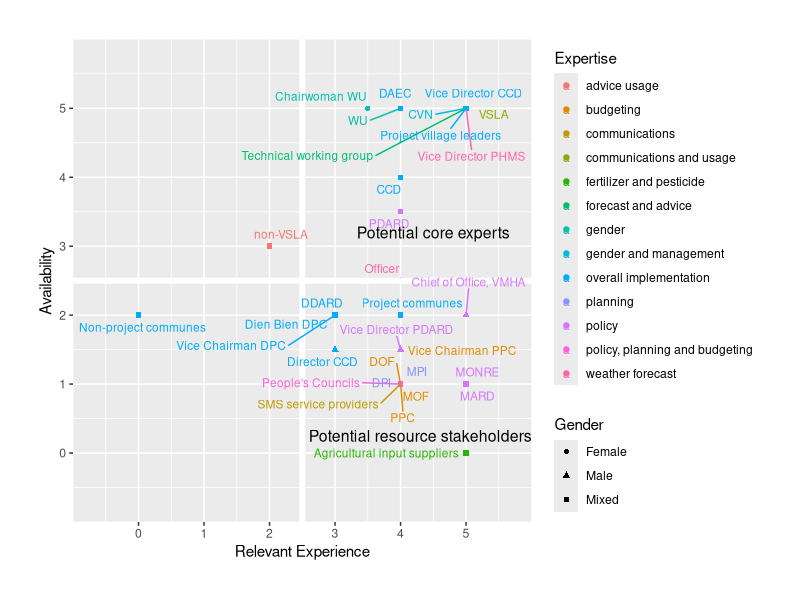
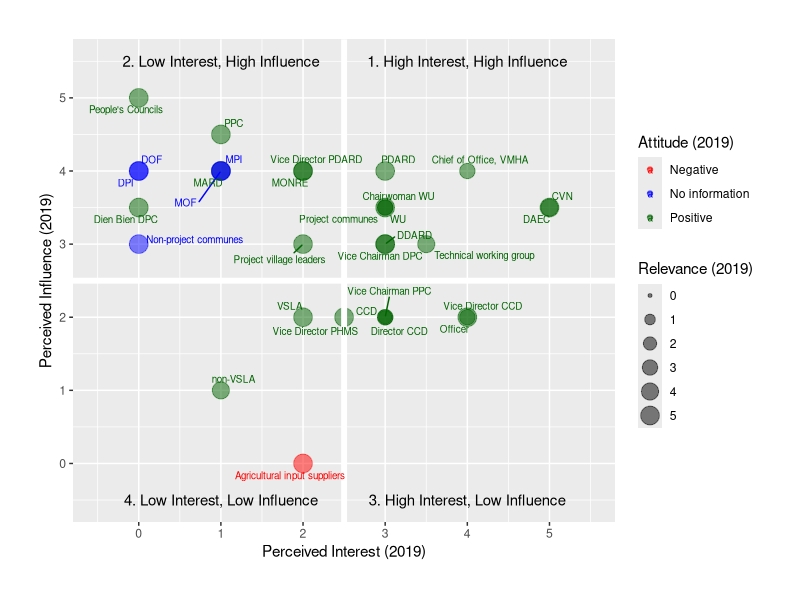
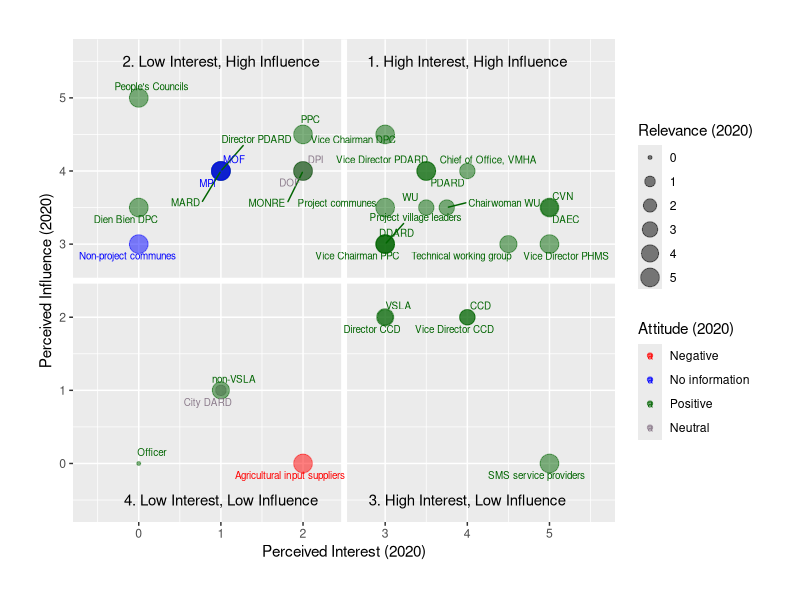

Recreate these plots in R, in order.
#install.packages("ggrepel")
#install.packages("viridis")
#install.packages("magrittr")
library(magrittr)
library(dplyr)
library(viridis)
library(ggplot2)
library(ggrepel)
library(ggthemes)
library(cowplot)
#Call data for stakeholders' expertise, willingness and potential contribution 
#in the decision analysis#

stakeholder<-read.csv("stakeholder.csv")

#1. Plot stakeholder attributes: experience, availability, gender and expertise to identify experts ####

expertplot<-ggplot(data = stakeholder, aes(x=Experience, y=Availability, label =stakeholders, color=Expertise))+ 
  geom_point(aes(shape=Gender))+
  xlab("Relevant Experience")+
 #label names of stakeholder and expand space to show full names
  scale_x_continuous(labels = paste(seq(0, 5, by = 1)), 
                     breaks = seq(0,5, by = 1), 
                     limits = c(0, 5),
                     expand = c(0,1))+
  scale_y_continuous(labels = paste(seq(0, 5, by = 1)), 
                     breaks = seq(0,5, by = 1), 
                     limits = c(0, 5),
                     expand = c(0,1))+
  theme(plot.margin = unit(c(1,1,1,1), "cm"))+
# Create line to categorize stakeholders
  geom_hline(yintercept=2.5, color="white", size=2)+
  geom_vline(xintercept=2.5, color="white", size=2)+
# Show all names of overlapped values
# https://ggrepel.slowkow.com/articles/examples.html
  geom_text_repel(box.padding = 0.3, max.overlaps = Inf, size=3)+
  annotate("text", label = "Potential core experts",
    x = 4.5, y = 3.2, size = 4, colour = "black")+
  annotate("text", label = "Potential resource stakeholders",
           x = 4.3, y = 0.25, size = 4, colour = "black")
 ggsave("Figures/FIG3.TIF.Expert.Print_with_color.tiff", dpi=400, height=7, width = 8)
 
 #2. Stakeholder power and interest analysis in 2019 ####
 stakeholder<-read.csv("stakeholder.csv")
 Stakeholder_analysis_2019<-ggplot(data = stakeholder, aes(x=Interest_2019, y=Influence_2019, 
                                label=stakeholders, color=Attitude_2019, size=Relevance_2019))+ 
   geom_point(alpha=0.5)+
   xlab("Perceived Interest (2019)")+
   ylab("Perceived Influence (2019)")+
   labs (color="Attitude (2019)", size="Relevance (2019)")+
   #define the scale size as area to ensure the consistence of size in 2019 and 2020: scale_size_area()
   
   #label names of stakeholder and expand space to show full names
   scale_x_continuous(labels = paste(seq(0, 5, by = 1)), 
                      breaks = seq(0,5, by = 1), 
                      limits = c(-0.5, 5.5))+
   scale_y_continuous(labels = paste(seq(0, 5, by = 1)), 
                      breaks = seq(0,5, by = 1), 
                      limits = c(-0.5, 5.5))+
                      
   # Show the size from 0 to 5, not only from 2-5 although we do not have 0 and 1 in the data table
   scale_size(labels = paste(seq(0, 5, by = 1)), 
                      breaks = seq(0,5, by = 1), 
                      limits = c(0, 5))+
   # Writing texts outside plot area: https://www.tutorialspoint.com/how-to-write-text-outside-plot-using-ggplot2-in-r
   
   coord_cartesian(clip = "off")+
   
   theme(plot.margin = unit(c(1,1,1,1), "cm"))+
   scale_color_manual(breaks = c("Negative", "No information", "Positive"),
                      values=c("red", "blue", "dark green"))+
   # Create line to categorize stakeholders
   geom_hline(yintercept=2.5, color="white", size=2)+
   geom_vline(xintercept=2.5, color="white", size=2)+
   # Show all names of overlapped values
   # https://ggrepel.slowkow.com/articles/examples.html
   geom_text_repel(box.padding = 0.3, max.overlaps = Inf, size=2.5)+
   annotate("text", label = "1. High Interest, High Influence",
            x = 4.0, y = 5.5, size = 3.8, colour = "black")+
   annotate("text", label = "3. High Interest, Low Influence",
            x = 4.0, y = -0.5, size = 3.8, colour = "black")+
   annotate("text", label = "2. Low Interest, High Influence",
          x = 1.0, y = 5.5, size = 3.8, colour = "black")+
   annotate("text", label = "4. Low Interest, Low Influence",
            x = 1.0, y = -0.5, size = 3.8, colour = "black")
 
 ggsave("Figures/FIG5.Stakeholder_analysis_2019.Print_with_color.tiff", dpi=400, height=7, width = 8)
 
 
 #3. Stakeholder power and interest analysis in 2020####
 stakeholder<-read.csv("stakeholder.csv")
 Stakeholder_analysis_2020<-ggplot(data = stakeholder, aes(x=Interest_2020, y=Influence_2020, 
                                                           label=stakeholders,
                                                           color=Attitude_2020, size=Relevance_2020))+ 
   geom_point(alpha=0.5)+
   xlab("Perceived Interest (2020)")+
   ylab("Perceived Influence (2020)")+
   #editing legend: https://stackoverflow.com/questions/23635662/editing-legend-text-labels-in-ggplot
   labs (color="Attitude (2020)", size="Relevance (2020)")+
   #define the scale size as area to ensure the consistence of size in 2019 and 2020: scale_size_area()
   
   
   #label names of stakeholder and expand space to show full names
   
   
   scale_x_continuous(labels = paste(seq(0, 5, by = 1)), 
                      breaks = seq(0,5, by = 1), 
                      limits = c(-0.5, 5.5))+
   scale_y_continuous(labels = paste(seq(0, 5, by = 1)), 
                      breaks = seq(0,5, by = 1), 
                      limits = c(-0.5, 5.5))+
   
   scale_size(labels = paste(seq(0, 5, by = 1)), 
              breaks = seq(0,5, by = 1), 
              limits = c(0, 5))+
   coord_cartesian(clip = "off")+
   
   theme(plot.margin = unit(c(1,1,1,1), "cm"))+
   scale_color_manual(breaks = c("Negative", "No information", "Positive", "Neutral"),
                      values=c("red", "blue", "dark green", "thistle4"))+
   # Create line to categorize stakeholders
   geom_hline(yintercept=2.5, color="white", size=2)+
   geom_vline(xintercept=2.5, color="white", size=2)+
   # Show all names of overlapped values
   # https://ggrepel.slowkow.com/articles/examples.html
   geom_text_repel(box.padding = 0.3, max.overlaps = Inf, size=2.5)+
   
   annotate("text", label = "1. High Interest, High Influence",
            x = 4.0, y = 5.5, size = 3.8, colour = "black")+
     #https://www.tutorialspoint.com/how-to-write-text-outside-plot-using-ggplot2-in-r
  #https://statisticsglobe.com/annotate-text-outside-of-ggplot2-plot-in-r
   # 
   annotate("text", label = "3. High Interest, Low Influence",
            x = 4.0, y = -0.5, size = 3.8, colour = "black")+ 
   annotate("text", label = "2. Low Interest, High Influence",
            x = 1.0, y = 5.5, size = 3.8, colour = "black")+
   annotate("text", label = "4. Low Interest, Low Influence",
            x = 1.0, y = -0.5, size = 3.8, colour = "black")
 
 ggsave("Figures/FIG6.Stakeholder_analysis_2020.Print_with_color.tiff", dpi=400, height=7, width = 8)
 
 #Warning####
 # Number of removing rows corresponds to the number of rows with NA values
  # 1: Removed 4 rows containing missing values (geom_point). 
  # 2: Removed 4 rows containing missing values (geom_text_repel)
 
 
